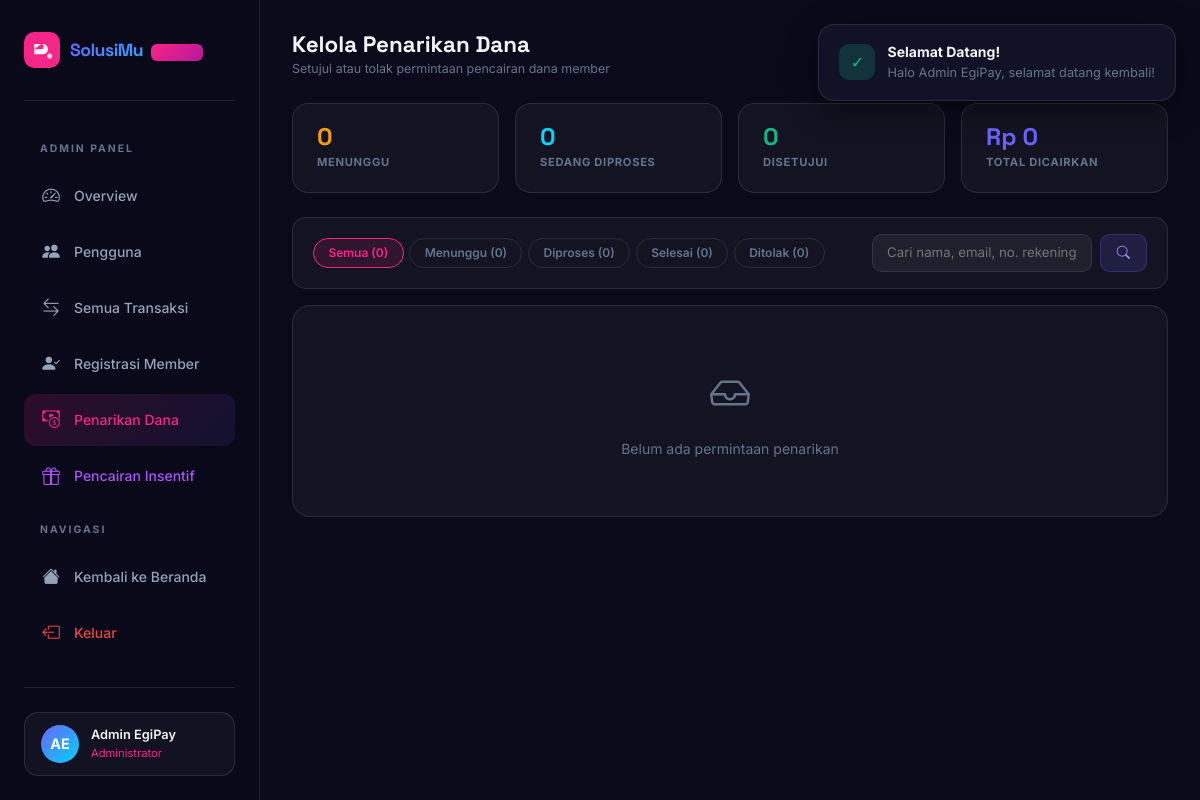
Page /admin/withdrawals.php (signed in) on the earlier database version.
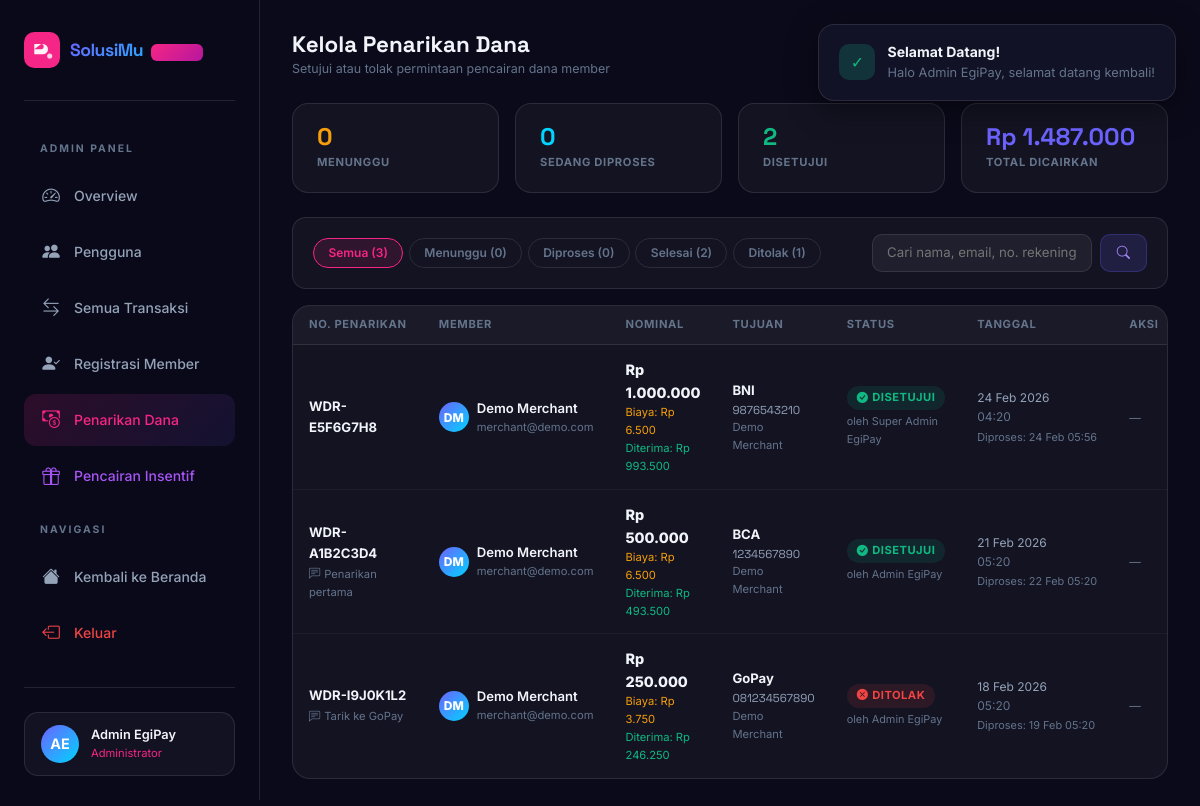
Same page on the later database version.
### tables this page shows
CREATE TABLE `users` (
  `id` int(10) UNSIGNED NOT NULL,
  `member_code` varchar(20) DEFAULT NULL,
  `referral_code` varchar(30) DEFAULT NULL,
  `referred_by` int(10) UNSIGNED DEFAULT NULL,
  `name` varchar(100) NOT NULL,
  `email` varchar(150) NOT NULL,
  `password` varchar(255) NOT NULL,
  `phone` varchar(20) DEFAULT NULL,
  `role` enum('superadmin','admin','merchant','customer') NOT NULL DEFAULT 'merchant',
  `plan` enum('starter','business','enterprise') NOT NULL DEFAULT 'starter',
  `status` enum('active','inactive','suspended') NOT NULL DEFAULT 'active',
  `avatar` varchar(10) DEFAULT NULL,
  `email_verified_at` datetime DEFAULT NULL,
  `created_at` datetime NOT NULL DEFAULT current_timestamp(),
  `updated_at` datetime NOT NULL DEFAULT current_timestamp() ON UPDATE current_timestamp()
);

CREATE TABLE `withdrawals` (
  `id` int(10) UNSIGNED NOT NULL,
  `wdr_no` varchar(25) NOT NULL,
  `user_id` int(10) UNSIGNED NOT NULL,
  `amount` decimal(15,2) NOT NULL,
  `fee` decimal(10,2) NOT NULL DEFAULT 0.00 COMMENT 'Admin fee deducted',
  `net_amount` decimal(15,2) NOT NULL COMMENT 'amount - fee',
  `bank_name` varchar(60) NOT NULL,
  `bank_account_no` varchar(40) NOT NULL,
  `bank_account_name` varchar(100) NOT NULL,
  `note` text DEFAULT NULL COMMENT 'Member note',
  `status` enum('pending','processing','approved','rejected') NOT NULL DEFAULT 'pending',
  `admin_id` int(10) UNSIGNED DEFAULT NULL,
  `admin_note` text DEFAULT NULL COMMENT 'Admin reason / note',
  `processed_at` datetime DEFAULT NULL,
  `created_at` datetime NOT NULL DEFAULT current_timestamp(),
  `updated_at` datetime NOT NULL DEFAULT current_timestamp() ON UPDATE current_timestamp()
);

### includes/config.php (called while the page is built, shortened)
<?php
require_once __DIR__ . '/db.php';
function isLoggedIn(): bool {
    return isset($_SESSION['user_id']);
}
function getCurrentUser(): ?array {
    static $user = null;
    if ($user === null) {
        $user = dbFetchOne(
            'SELECT id, name, email, phone, role, plan, status, avatar, member_code, referral_code FROM users WHERE id = ? AND status = "active"',
            [$_SESSION['user_id']]
        );
    }
    return $user;
}
function isAdmin(): bool {
    $user = getCurrentUser();
    return $user && in_array($user['role'], ['admin', 'superadmin']);
}
function isSuperAdmin(): bool {
    $user = getCurrentUser();
    return $user && $user['role'] === 'superadmin';
}
function requireAdmin(): void {
    if (!isAdmin()) {
        setFlash('error', 'Akses Ditolak', 'Halaman ini hanya dapat diakses oleh Admin.');
        header('Location: ' . BASE_URL . '/dashboard.php');
        exit;
    }
}
function formatRupiah(float $amount): string {
    return 'Rp ' . number_format($amount, 0, ',', '.');
}
?>

### includes/db.php (called while the page is built, shortened)
<?php
function getDB(): PDO {
    static $pdo = null;
    if ($pdo === null) {
        $dsn = sprintf(
            'mysql:host=%s;port=%s;dbname=%s;charset=%s',
            DB_HOST, DB_PORT, DB_NAME, DB_CHARSET
        );
        try {
            $pdo = new PDO($dsn, DB_USER, DB_PASS, [
                PDO::ATTR_ERRMODE            => PDO::ERRMODE_EXCEPTION,
                PDO::ATTR_DEFAULT_FETCH_MODE => PDO::FETCH_ASSOC,
                PDO::ATTR_EMULATE_PREPARES   => false,
            ]);
        } catch (PDOException $e) {
            http_response_code(503);
            die(renderDbError($e->getMessage()));
        }
    }
    return $pdo;
}
function dbFetchAll(string $sql, array $params = []): array {
    $stmt = getDB()->prepare($sql);
    $stmt->execute($params);
    return $stmt->fetchAll();
}
function dbFetchOne(string $sql, array $params = []): ?array {
    $stmt = getDB()->prepare($sql);
    $stmt->execute($params);
    $row = $stmt->fetch();
    return $row ?: null;
}
?>

### admin/withdrawals.php (the view, shortened to what the rows shown need)
<?php
require_once __DIR__ . '/../includes/config.php';
requireAdmin();
$user  = getCurrentUser();
$search = trim($_GET['q'] ?? '');
$page   = max(1, (int)($_GET['page'] ?? 1));
$perPage = 15;
$offset  = ($page - 1) * $perPage;
$where  = ['1=1'];
$params = [];
$whrStr = implode(' AND ', $where);
$withdrawals = dbFetchAll(
    "SELECT w.*, u.name AS user_name, u.email AS user_email, u.phone AS user_phone, u.avatar AS user_avatar,
            a.name AS admin_name
     FROM withdrawals w
     JOIN users u ON w.user_id = u.id
     LEFT JOIN users a ON w.admin_id = a.id
     WHERE {$whrStr}
     ORDER BY FIELD(w.status,'pending','processing','approved','rejected'), w.created_at DESC
     LIMIT {$perPage} OFFSET {$offset}",
    $params
);
$statusInfo = [
    'pending'    => ['label'=>'Menunggu',    'bg'=>'rgba(245,158,11,.12)', 'color'=>'#f59e0b', 'icon'=>'bi-clock'],
    'processing' => ['label'=>'Diproses',    'bg'=>'rgba(0,212,255,.12)', 'color'=>'#00d4ff',  'icon'=>'bi-arrow-repeat'],
    'approved'   => ['label'=>'Disetujui',   'bg'=>'rgba(16,185,129,.12)','color'=>'#10b981',  'icon'=>'bi-check-circle-fill'],
    'rejected'   => ['label'=>'Ditolak',     'bg'=>'rgba(239,68,68,.12)', 'color'=>'#ef4444',  'icon'=>'bi-x-circle-fill'],
];
?>
<!DOCTYPE html>
<html lang="id">
<head>
  <link href="https://cdn.jsdelivr.net/npm/bootstrap@5.3.3/dist/css/bootstrap.min.css" rel="stylesheet"/>
  <link href="https://cdn.jsdelivr.net/npm/bootstrap-icons@1.11.3/font/bootstrap-icons.min.css" rel="stylesheet"/>
  <link href="../css/style.css" rel="stylesheet"/>
</head>
<body>
<aside class="sidebar" id="mainSidebar">
  <div class="sidebar-bottom">
    <div class="sidebar-profile">
      <div class="profile-avatar-sm"><?= htmlspecialchars($user['avatar'] ?? '?') ?></div>
      <div>
        <div class="profile-name"><?= htmlspecialchars($user['name']) ?></div>
        <div class="profile-role" style="color:#f72585;">Administrator</div>
      </div>
    </div>
  </div>
</aside>
<main class="main-content">
  <div class="d-flex align-items-center justify-content-between mb-4 flex-wrap gap-3">
    <div class="d-flex align-items-center gap-3">
      <div>
        <h1 style="font-size:1.4rem;font-weight:800;margin:0;">
          Kelola Penarikan Dana
        </h1>
      </div>
    </div>
  </div>
  <div style="background:var(--bg-card);border:1px solid var(--border-glass);border-radius:18px;overflow:hidden;">
    <?php if (empty($withdrawals)): ?>
    <div style="padding:3.5rem;text-align:center;">
      <i class="bi bi-inbox" style="font-size:2.5rem;color:var(--text-muted);display:block;margin-bottom:.75rem;"></i>
      <div style="color:var(--text-muted);font-size:.875rem;">
        <?= $search ? 'Tidak ada hasil untuk "' . htmlspecialchars($search) . '"' : 'Belum ada permintaan penarikan' ?>
      </div>
    </div>
    <?php else: ?>
    <div class="table-responsive">
      <table class="wdr-table w-100">
        <thead>
          <tr>
            <th>No. Penarikan</th>
            <th>Member</th>
            <th>Nominal</th>
            <th>Tujuan</th>
            <th>Status</th>
            <th>Tanggal</th>
            <th>Aksi</th>
          </tr>
        </thead>
        <tbody>
          <?php foreach ($withdrawals as $w): ?>
          <?php $si = $statusInfo[$w['status']] ?? ['label'=>$w['status'],'bg'=>'rgba(148,163,184,.1)','color'=>'#94a3b8','icon'=>'bi-circle']; ?>
          <tr>
            <td>
              <div style="font-weight:700;font-size:.82rem;color:var(--text-primary);"><?= htmlspecialchars($w['wdr_no']) ?></div>
              <?php if ($w['note']): ?>
              <div style="font-size:.7rem;color:var(--text-muted);margin-top:2px;" title="<?= htmlspecialchars($w['note']) ?>">
                <i class="bi bi-chat-left-text me-1"></i><?= htmlspecialchars(mb_substr($w['note'], 0, 25)) . (mb_strlen($w['note']) > 25 ? '…' : '') ?>
              </div>
              <?php endif; ?>
            </td>
            <td>
              <div style="display:flex;align-items:center;gap:.5rem;">
                <div style="width:30px;height:30px;border-radius:50%;background:linear-gradient(135deg,#6c63ff,#00d4ff);display:flex;align-items:center;justify-content:center;font-size:.75rem;font-weight:800;color:#fff;flex-shrink:0;">
                  <?= htmlspecialchars($w['user_avatar'] ?? '?') ?>
                </div>
                <div>
                  <div style="font-weight:600;color:var(--text-primary);font-size:.82rem;"><?= htmlspecialchars($w['user_name']) ?></div>
                  <div style="font-size:.7rem;color:var(--text-muted);"><?= htmlspecialchars($w['user_email']) ?></div>
                </div>
              </div>
            </td>
            <td>
              <div style="font-weight:800;color:var(--text-primary);font-size:.9rem;"><?= formatRupiah((float)$w['amount']) ?></div>
              <div style="font-size:.7rem;color:#f59e0b;">Biaya: <?= formatRupiah((float)$w['fee']) ?></div>
              <div style="font-size:.7rem;color:#10b981;">Diterima: <?= formatRupiah((float)$w['net_amount']) ?></div>
            </td>
            <td>
              <div style="font-weight:700;color:var(--text-primary);font-size:.82rem;"><?= htmlspecialchars($w['bank_name']) ?></div>
              <div style="font-size:.72rem;color:var(--text-secondary);font-family:'Space Grotesk',sans-serif;"><?= htmlspecialchars($w['bank_account_no']) ?></div>
              <div style="font-size:.7rem;color:var(--text-muted);"><?= htmlspecialchars($w['bank_account_name']) ?></div>
            </td>
            <td>
              <span class="status-pill" style="background:<?= $si['bg'] ?>;color:<?= $si['color'] ?>;">
                <i class="bi <?= $si['icon'] ?>"></i> <?= $si['label'] ?>
              </span>
              <?php if ($w['admin_name'] && in_array($w['status'], ['approved','rejected','processing'])): ?>
              <div style="font-size:.68rem;color:var(--text-muted);margin-top:3px;">
                oleh <?= htmlspecialchars($w['admin_name']) ?>
              </div>
              <?php endif; ?>
            </td>
            <td style="white-space:nowrap;font-size:.75rem;">
              <?= date('d M Y', strtotime($w['created_at'])) ?><br>
              <span style="color:var(--text-muted);"><?= date('H:i', strtotime($w['created_at'])) ?></span>
              <?php if ($w['processed_at']): ?>
              <div style="font-size:.68rem;color:var(--text-muted);margin-top:2px;">
                Diproses: <?= date('d M H:i', strtotime($w['processed_at'])) ?>
              </div>
              <?php endif; ?>
            </td>
            <td>
              <?php if ($w['status'] === 'pending'): ?>
              <div style="display:flex;flex-direction:column;gap:.35rem;">
                <button class="btn-approve" onclick="openAction(<?= $w['id'] ?>,'approve','<?= htmlspecialchars(addslashes($w['wdr_no'])) ?>','<?= formatRupiah((float)$w['amount']) ?>')">
                  <i class="bi bi-check-lg me-1"></i>Setujui
                </button>
                <button class="btn-process" onclick="openAction(<?= $w['id'] ?>,'processing','<?= htmlspecialchars(addslashes($w['wdr_no'])) ?>','<?= formatRupiah((float)$w['amount']) ?>')">
                  <i class="bi bi-arrow-repeat me-1"></i>Proses
                </button>
                <button class="btn-reject"  onclick="openAction(<?= $w['id'] ?>,'reject','<?= htmlspecialchars(addslashes($w['wdr_no'])) ?>','<?= formatRupiah((float)$w['amount']) ?>')">
                  <i class="bi bi-x-lg me-1"></i>Tolak
                </button>
              </div>
              <?php else: ?>
              <span style="font-size:.72rem;color:var(--text-muted);">—</span>
              <?php endif; ?>
            </td>
          </tr>
          <?php endforeach; ?>
        </tbody>
      </table>
    </div>
    <?php endif; ?>
  </div>
</main>
</body>
</html>

Differences in the rows shown:
added withdrawals: wdr_no "WDR-E5F6G7H8", user.avatar "DM", user.name "Demo Merchant", user.email "merchant@demo.com", amount "Rp 1.000.000", fee "Rp 6.500", net_amount "Rp 993.500", bank_name "BNI", bank_account_no "9876543210", bank_account_name "Demo Merchant", status "DISETUJUI", admin.name "Super Admin EgiPay", created_at "24 Feb 2026", created_at "04:20", processed_at "24 Feb 05:56"
added withdrawals: wdr_no "WDR-A1B2C3D4", note "Penarikan pertama", user.avatar "DM", user.name "Demo Merchant", user.email "merchant@demo.com", amount "Rp 500.000", fee "Rp 6.500", net_amount "Rp 493.500", bank_name "BCA", bank_account_no "1234567890", bank_account_name "Demo Merchant", status "DISETUJUI", admin.name "Admin EgiPay", created_at "21 Feb 2026", created_at "05:20", processed_at "22 Feb 05:20"
added withdrawals: wdr_no "WDR-I9J0K1L2", note "Tarik ke GoPay", user.avatar "DM", user.name "Demo Merchant", user.email "merchant@demo.com", amount "Rp 250.000", fee "Rp 3.750", net_amount "Rp 246.250", bank_name "GoPay", bank_account_no "081234567890", bank_account_name "Demo Merchant", status "DITOLAK", admin.name "Admin EgiPay", created_at "18 Feb 2026", created_at "05:20", processed_at "19 Feb 05:20"
Other differences:
$stats['cnt_approved']: "0" → "2"
formatRupiah((float)$stats['vol_approved']): "Rp 0" → "Rp 1.487.000"
$stats['total']: "0" → "3"
$stats['cnt_rejected']: "0" → "1"
text no longer shown: "Belum ada permintaan penarikan"
text now shown: "NO. PENARIKAN MEMBER NOMINAL TUJUAN STATUS TANGGAL AKSI"
